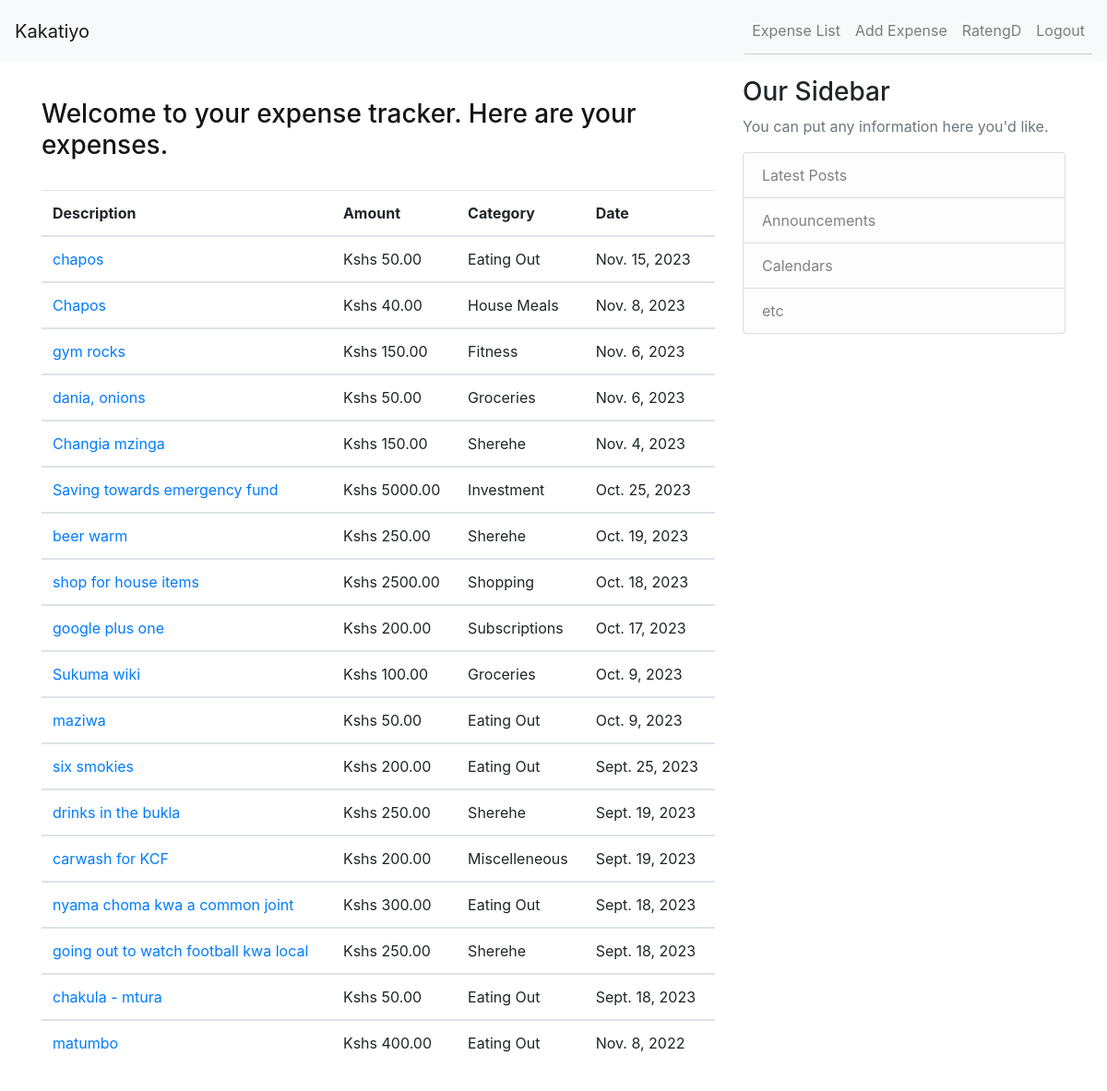
The page /expense/ (signed in) on the database as committed earlier.
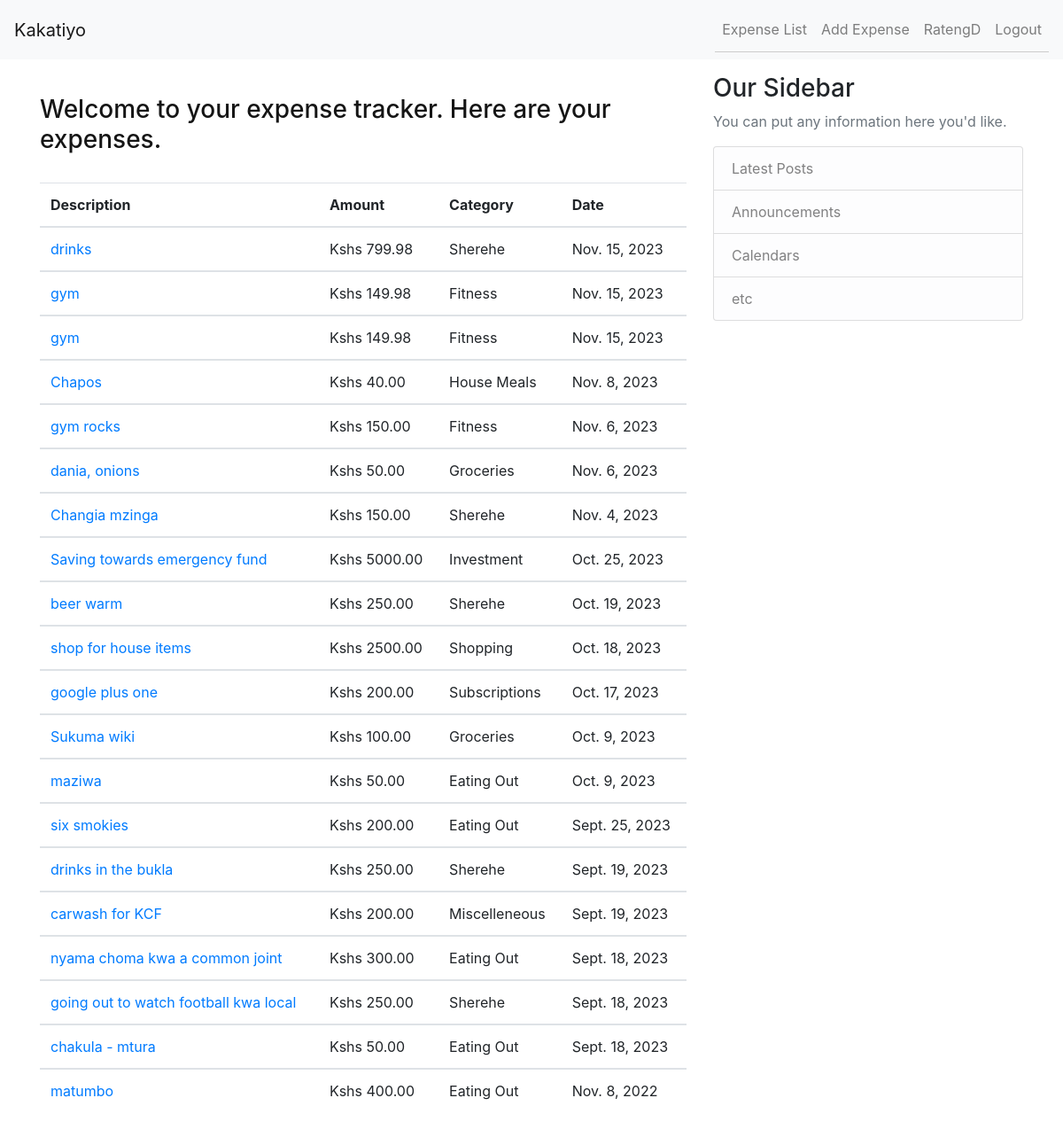
The same page on the database as committed later.
### tracker/models.py (models this page shows, shortened)
class Expense(models.Model):
    user = models.ForeignKey(User, on_delete=models.CASCADE)
    date = models.DateField()
    description = models.CharField(max_length=200)
    amount = models.DecimalField(max_digits=10, decimal_places=2)
    category = models.ForeignKey(
        Category, on_delete=models.SET_NULL, null=True, blank=True)

class Category(models.Model):
    name = models.CharField(max_length=100)
    def __str__(self):
        return self.name

### tracker/views.py (the view)
# urls.py: path('expense/', expense_list, name="expense_list"),
@login_required
def expense_list(request):
    expenses = Expense.objects.filter(user=request.user).order_by('-date')
    return render(request, 'tracker/expense_list.html', {'expenses': expenses})

### tracker/templates/tracker/expense_list.html
{% extends 'base.html' %} {% block content %}
<header class="py-4" style="color: #151515">
	<div class="container">
		<div class="row">
			<h3>Welcome to your expense tracker. Here are your expenses.</h3>
		</div>
	</div>
</header>
<table class="table table-hover">
	<thead>
		<tr>
			<th scope="col">Description</th>
			<th scope="col">Amount</th>
			<th scope="col">Category</th>
			<th scope="col">Date</th>
		</tr>
	</thead>
	{% for expense in expenses %}
	<tbody>
		<tr>
			<td scope="row">
				<a href="{% url 'expense_detail' expense.id %}">
					{{ expense.description }}</a
				>
			</td>
			<td>Kshs {{ expense.amount }}</td>
			<td>{{ expense.category }}</td>
			<td>{{ expense.date }}</td>
		</tr>
	</tbody>
	{% endfor %}
</table>
{% endblock content %}

### tracker/templates/base.html (shortened to what this page needs)
{% load static %}
<!DOCTYPE html>
<html lang="en">
	<head>
		<link rel="stylesheet" href="{% static 'css/styles.css' %}" />
		<link
			rel="stylesheet"
			href="https://cdn.jsdelivr.net/npm/bootstrap@4.0.0/dist/css/bootstrap.min.css"
		/>
	</head>
	<body>
		{% include 'navbar.html' %}
		<main role="main" class="container py-3">
			<div class="row">
			  <div class="col-md-8">
				{% block content %}{% endblock %}
			  </div>
			  <div class="col-md-4 ">
				<div class="content-section">
				  <h3>Our Sidebar</h3>
				  <p class='text-muted'>You can put any information here you'd like.
					<ul class="list-group">
					  <li class="list-group-item list-group-item-light">Latest Posts</li>
					  <li class="list-group-item list-group-item-light">Announcements</li>
					  <li class="list-group-item list-group-item-light">Calendars</li>
					  <li class="list-group-item list-group-item-light">etc</li>
					</ul>
				  </p>
				</div>
			  </div>
			</div>
		  </main>
	</body>
</html>

### tracker/templates/navbar.html (shortened to what this page needs)
<nav class="navbar navbar-expand-lg navbar-light bg-light">
	<a class="navbar-brand" href="{% url 'home' %}"> Kakatiyo</a>
	<div class="collapse navbar-collapse" id="navbarNav">
		<ul class="navbar-nav ml-auto">
			{% if user.is_authenticated %}
			<li class="nav-item">
				<a class="nav-link" href="{% url 'expense_list' %}">Expense List</a>
			</li>
			<li class="nav-item">
				<a class="nav-link" href="{% url 'add_expense' %}">Add Expense</a>
			</li>
			<li class="nav-item">
				<a class="nav-link" href="#"> {{ user.username }} </a>
			</li>
			<li class="nav-item">
				<a class="nav-link" href="{% url 'logout' %}">Logout</a>
			</li>
			{% endif %}
		</ul>
	</div>
</nav>

### static/css/styles.css (style rules this page uses)
ul { list-style-type: none; padding: 0; }
li { padding: 5px 0; border-bottom: 1px solid #ccc; }

Rows that differ between the two databases and show on the page:
removed Expense: description "chapos", amount "50.00", category "Eating Out", date "Nov. 15, 2023"
added Expense: description "drinks", amount "799.98", category "Sherehe", date "Nov. 15, 2023"
added Expense: description "gym", amount "149.98", category "Fitness", date "Nov. 15, 2023"
added Expense: description "gym", amount "149.98", category "Fitness", date "Nov. 15, 2023"
